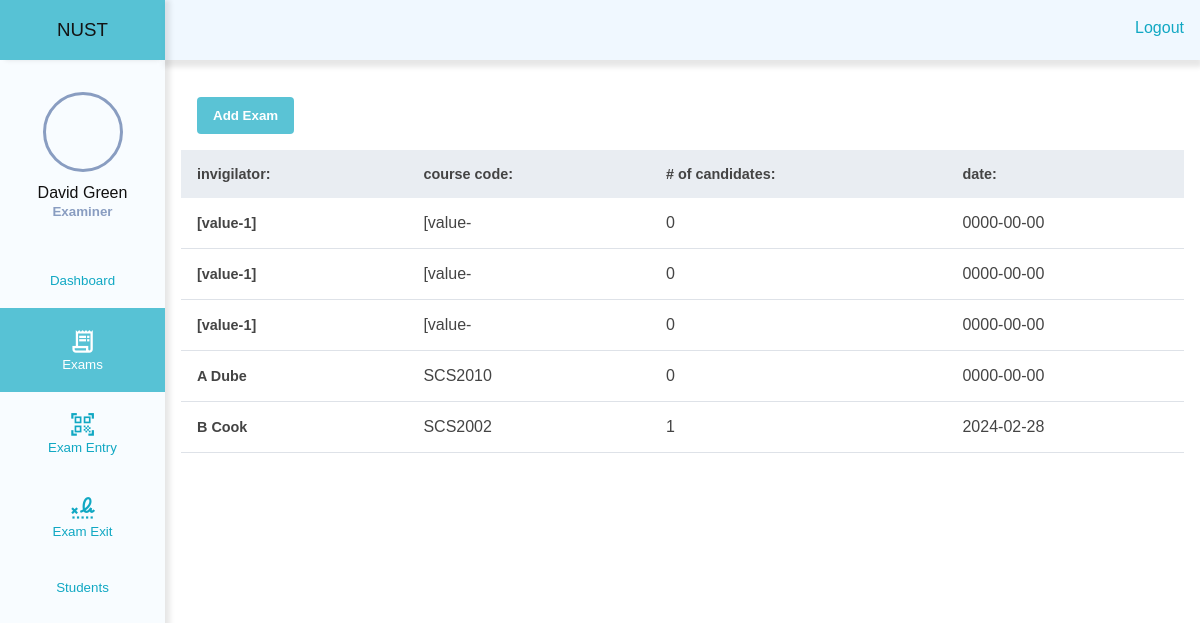
The app's page /qrcode/exams.php with its own data.
### tables this page shows
CREATE TABLE `exams` (
  `invigilator` text NOT NULL,
  `course_code` varchar(7) NOT NULL,
  `No_of_candidates` int(11) NOT NULL,
  `date` date NOT NULL,
  `session` text NOT NULL
);

### qrcode/exams.php (the view, shortened to what this page needs)
<?php
include("includes/header.php");
include("includes/sidebar.php");
?>
<!DOCTYPE html>
<html lang="en">
<head>
    <link rel="stylesheet" href="css/dashmaster.css">
    <link rel="stylesheet" href="https://maxst.icons8.com/vue-static/landings/line-awesome/line-awesome/1.3.0/css/line-awesome.min.css">
</head>
<body>
<div class="main-content">
<main>
    <div class="page-content">
    <div clas="records table-responsive">
    <div class="record-header">
                        <div class="add">
                            <a href="addexam.php"><button>Add Exam</button></a>
                        </div>
                    </div>
        <div>
<table width="100%">
    <thead>
        <tr>
            <th>invigilator:</th>
            <th>course code:</th>
            <th># of candidates:</th>
            <th>date:</th>
        </tr>
    </thead>
    <tbody>
    <?php
$host = 'localhost';
$user = 'root';
$password = '';
$dbname = 'qrcode';
$conn = new mysqli($host, $user, $password, $dbname);
$sql="SELECT invigilator, course_code ,No_of_candidates ,date FROM exams";
$result = $conn->query($sql);
if($result-> num_rows> 0){
    while ($row = $result-> fetch_assoc()){
        echo"<tr><td>".$row['invigilator']."</td><td>".$row['course_code']."</td><td>".$row['No_of_candidates']."</td><td>".$row['date']."</td></tr>";
    }
    echo "</table>";
}
else {
    echo "no exams found";
}
?>
</div>
</div>
</div>
</main>
</div>
</body>
</html>

### qrcode/includes/header.php (shortened to what this page needs)
<!DOCTYPE html>
<html lang="en">
<head>
    <link rel="stylesheet" href="css/dashmaster.css">
    <link rel="stylesheet" href="https://maxst.icons8.com/vue-static/landings/line-awesome/line-awesome/1.3.0/css/line-awesome.min.css">
</head>
<div class="main_content">
       <header>
            <div class="header-content">
                <div class="header-menu">
                    <div class="user">
                        <div class="bg-img" style="background-image: url(img/1.jpeg)">
                      </div>
                        <a href="#">
                        <span>Logout</span>
                        </a>
                    </div>
                </div>
            </div>
        </header>

### qrcode/includes/sidebar.php (shortened to what this page needs)
<div class="sidebar">
    <div class="side-header">
        <h3>N<span>UST</span></h3>
    </div>
    <div class="side-content">
        <div class="profile">
            <div class="profile-img bg-img" style="background-image: url(img/3.jpeg)"></div>
            <h4>David Green</h4>
            <small>Examiner</small>
        </div>
        <div class="side-menu">
            <ul>
                <li>
                   <a href="index.php">
                        <small>Dashboard</small>
                    </a>
                </li>
                <li>
                   <a href="exams.php">
                    <span class="material-icons-sharp">receipt_long</span>
                        <small>Exams</small>
                    </a>
                </li>
                <li>
                   <a href="examentry.php">
                    <span class="material-symbols-sharp">qr_code_scanner</span>
                        <small>Exam Entry</small>
                    </a>
                </li>
                <li>
                   <a href="examexit.php">
                    <span class="material-symbols-sharp">signature</span>
                        <small>Exam Exit</small>
                    </a>
                </li>
                <li>
                   <a href="#">
                        <small>Students</small>
                    </a>
                </li>
            </ul>
        </div>
    </div>
</div>

### qrcode/css/dashmaster.css (style rules this page uses)
:root { --main-color: #11a8c3b0; --color-dark:rgba(240, 248, 255, 0.48); --text-grey: #11a8c3; }
* { margin: 0; padding: 0; text-decoration: none; list-style-type: none; box-sizing: border-box; font-family: 'Merriweather', sans-serif; }
.sidebar { position: fixed; height: 100%; width: 165px; left: 0; bottom: 0; top: 0; z-index: 100; background: var(--color-dark); transition: left 300ms; box-shadow: 0px 5px 5px 5px rgba(0, 0, 0, 0.099); }
.side-header { box-shadow: 0px 5px 5px -5px rgb(0 0 0 /10%); background: var(--main-color); height: 60px; display: flex; justify-content: center; align-items: center; }
.side-header h3, side-head span { color: #141414; font-weight: 400; }
.side-content { height: calc(100vh - 60px); overflow: auto; }
.profile { text-align: center; padding: 2rem 0rem; }
.bg-img { background-repeat: no-repeat; background-size: cover; border-radius: 50%; background-size: cover; }
.profile-img { height: 80px; width: 80px; display: inline-block; margin: 0 auto .5rem auto; border: 3px solid #899DC1; }
.profile h4 { color: #111010; font-weight: 500; }
.profile small { color: #899DC1; font-weight: 600; }
.side-menu ul { text-align: center; }
.side-menu a { display: block; padding: 1.2rem 0rem; transition: 0.3s; }
.side-menu a.active { color: white; background-color: #11a8c3b0; }
.side-menu a.active span, .side-menu a.active small { color: white; background-color: #11a8c300; }
.side-menu a span { display: block; text-align: center; font-size: 1.7rem; }
.side-menu a span, .side-menu a small { color: #11a8c3; }
.main-content { margin-left: 165px; width: calc(100% - 165px); transition: margin-left 300ms; }
header { position: fixed; right: 0; top: 0; left: 165px; z-index: 100; height: 60px; box-shadow: 0px 5px 5px 2px rgba(0, 0, 0, 0.099); background: aliceblue; transition: left 300ms; }
.header-content, .header-menu { display: flex; align-items: center; }
.header-content { justify-content: space-between; padding: 0rem 1rem; }
.header-menu { justify-content: flex-end; padding-top: .5rem; }
.user a { color: #11a8c3; transition: 0.3s; }
.user { display: flex; align-items: center; }
.user div, .client-img { height: 40px; width: 40px; margin-right: 1rem; }
.user span:last-child { display: inline-block; margin-left: .3rem; font-size: 1rem; }
main { margin-top: 60px; }
.page-content { padding: 1.3rem 1rem; background: white; }
.record-header { padding: 1rem; display: flex; justify-content: space-between; align-items: center; }
.add, .browse { display: flex; align-items: center; }
input, button, select { outline: none; }
.add button { background: var(--main-color); color: white; height: 37px; border-radius: 4px; padding: 0rem 1rem; border: none; font-weight: 600; cursor: pointer; transition: 0.3s; }
table { border-collapse: collapse; }
table thead tr { background: #e9edf2; }
table thead th { padding: 1rem 0rem; text-align: left; color: #444; font-size: .9rem; }
table thead th:first-child { padding-left: 1rem; }
table tbody td { padding: 1rem 0rem; color: #444; }
table tbody td:first-child { padding-left: 1rem; color: #444; font-weight: 600; font-size: .9rem; }
table tbody tr { border-bottom: 1px solid #dee2e8; }

### records on screen
exams: invigilator "[value-1]", course_code "[value-", No_of_candidates "0", date "0000-00-00"
exams: invigilator "[value-1]", course_code "[value-", No_of_candidates "0", date "0000-00-00"
exams: invigilator "[value-1]", course_code "[value-", No_of_candidates "0", date "0000-00-00"
exams: invigilator "A Dube", course_code "SCS2010", No_of_candidates "0", date "0000-00-00"
exams: invigilator "B Cook", course_code "SCS2002", No_of_candidates "1", date "2024-02-28"
